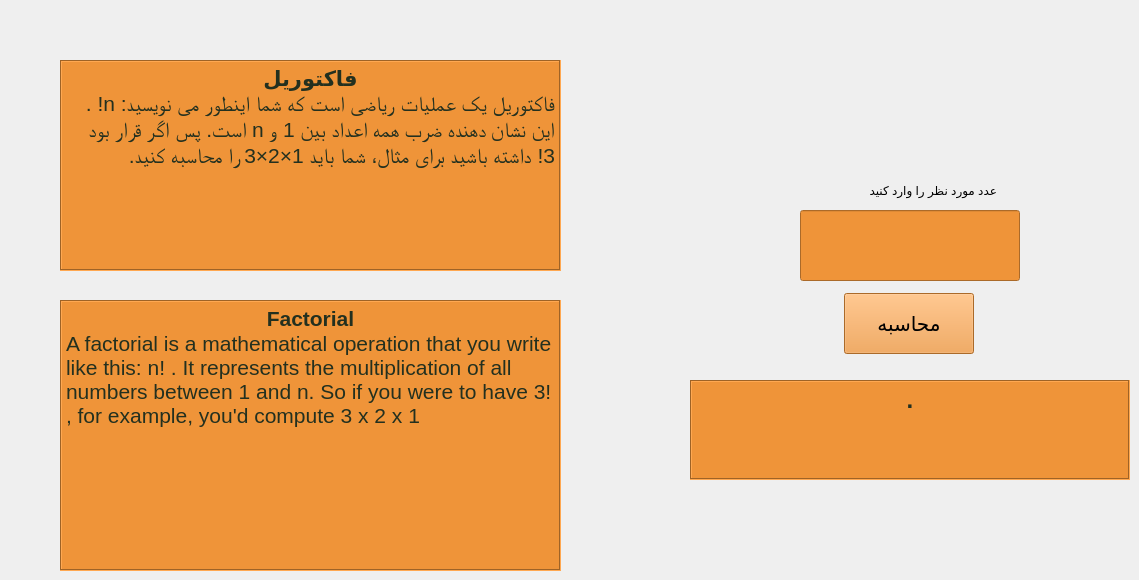
    <widget class="QWidget" name="factorial">
     <attribute name="title">
      <string>Factorial</string>
     </attribute>
     <widget class="QPushButton" name="factorial_button">
      <property name="geometry">
       <rect>
        <x>844</x>
        <y>293</y>
        <width>130</width>
        <height>61</height>
       </rect>
      </property>
      <property name="font">
       <font>
        <family>B Titr</family>
        <pointsize>15</pointsize>
        <kerning>true</kerning>
       </font>
      </property>
      <property name="cursor">
       <cursorShape>PointingHandCursor</cursorShape>
      </property>
      <property name="styleSheet">
       <string notr="true">background-color:#ef9439;</string>
      </property>
      <property name="text">
       <string>محاسبه</string>
      </property>
     </widget>
     <widget class="QTextBrowser" name="factorial_fa">
      <property name="geometry">
       <rect>
        <x>60</x>
        <y>60</y>
        <width>501</width>
        <height>211</height>
       </rect>
      </property>
      <property name="styleSheet">
       <string notr="true">background-color:#ef9439;
color:#23301f;
font: 75 8pt &quot;0 Titr Bold&quot;;</string>
      </property>
      <property name="frameShape">
       <enum>QFrame::Box</enum>
      </property>
      <property name="html">
       <string>&lt;!DOCTYPE HTML PUBLIC &quot;-//W3C//DTD HTML 4.0//EN&quot; &quot;http://www.w3.org/TR/REC-html40/strict.dtd&quot;&gt;
&lt;html&gt;&lt;head&gt;&lt;meta name=&quot;qrichtext&quot; content=&quot;1&quot; /&gt;&lt;style type=&quot;text/css&quot;&gt;
p, li { white-space: pre-wrap; }
&lt;/style&gt;&lt;/head&gt;&lt;body style=&quot; font-family:'0 Titr Bold'; font-size:8pt; font-weight:72; font-style:normal;&quot;&gt;
&lt;p align=&quot;center&quot; dir='rtl' style=&quot; margin-top:0px; margin-bottom:0px; margin-left:0px; margin-right:0px; -qt-block-indent:0; text-indent:0px;&quot;&gt;&lt;span style=&quot; font-family:'B Bad'; font-size:16pt; font-weight:600;&quot;&gt;فاکتوریل&lt;/span&gt;&lt;/p&gt;
&lt;p align=&quot;right&quot; dir='rtl' style=&quot; margin-top:0px; margin-bottom:0px; margin-left:0px; margin-right:0px; -qt-block-indent:0; text-indent:0px;&quot;&gt;&lt;span style=&quot; font-family:'B Roya'; font-size:16pt;&quot;&gt;فاکتوریل یک عملیات ریاضی است که شما اینطور می نویسید: n! . این نشان دهنده ضرب همه اعداد بین 1 و n است. پس اگر قرار بود 3! داشته باشید برای مثال، شما باید 1×2×3 را محاسبه کنید.&lt;/span&gt;&lt;/p&gt;&lt;/body&gt;&lt;/html&gt;</string>
      </property>
     </widget>
     <widget class="QTextBrowser" name="factorial_out">
      <property name="geometry">
       <rect>
        <x>690</x>
        <y>380</y>
        <width>440</width>
        <height>100</height>
       </rect>
      </property>
      <property name="styleSheet">
       <string notr="true">font: 30pt &quot;Times New Roman&quot;;
background-color:#ef9439;
color:#23301f;
text-align: center;</string>
      </property>
      <property name="frameShape">
       <enum>QFrame::Box</enum>
      </property>
      <property name="html">
       <string>&lt;!DOCTYPE HTML PUBLIC &quot;-//W3C//DTD HTML 4.0//EN&quot; &quot;http://www.w3.org/TR/REC-html40/strict.dtd&quot;&gt;
&lt;html&gt;&lt;head&gt;&lt;meta name=&quot;qrichtext&quot; content=&quot;1&quot; /&gt;&lt;style type=&quot;text/css&quot;&gt;
p, li { white-space: pre-wrap; }
&lt;/style&gt;&lt;/head&gt;&lt;body style=&quot; font-family:'Times New Roman'; font-size:30pt; font-weight:400; font-style:normal;&quot;&gt;
&lt;p align=&quot;center&quot; style=&quot; margin-top:0px; margin-bottom:0px; margin-left:0px; margin-right:0px; -qt-block-indent:0; text-indent:0px;&quot;&gt;&lt;span style=&quot; font-family:'B Roya'; font-size:18pt; font-weight:600;&quot;&gt;.&lt;/span&gt;&lt;/p&gt;&lt;/body&gt;&lt;/html&gt;</string>
      </property>
     </widget>
     <widget class="QLabel" name="factorial_label">
      <property name="geometry">
       <rect>
        <x>807</x>
        <y>170</y>
        <width>200</width>
        <height>40</height>
       </rect>
      </property>
      <property name="styleSheet">
       <string notr="true">font: 75 12pt &quot;B Titr&quot;;</string>
      </property>
      <property name="text">
       <string>   عدد مورد نظر را وارد کنید</string>
      </property>
     </widget>
     <widget class="QTextBrowser" name="factorial_en">
      <property name="geometry">
       <rect>
        <x>60</x>
        <y>300</y>
        <width>501</width>
        <height>271</height>
       </rect>
      </property>
      <property name="styleSheet">
       <string notr="true">background-color:#ef9439;
color:#23301f;
font: 22pt &quot;NPIParisa&quot;;

</string>
      </property>
      <property name="frameShape">
       <enum>QFrame::Box</enum>
      </property>
      <property name="html">
       <string>&lt;!DOCTYPE HTML PUBLIC &quot;-//W3C//DTD HTML 4.0//EN&quot; &quot;http://www.w3.org/TR/REC-html40/strict.dtd&quot;&gt;
&lt;html&gt;&lt;head&gt;&lt;meta name=&quot;qrichtext&quot; content=&quot;1&quot; /&gt;&lt;style type=&quot;text/css&quot;&gt;
p, li { white-space: pre-wrap; }
&lt;/style&gt;&lt;/head&gt;&lt;body style=&quot; font-family:'NPIParisa'; font-size:22pt; font-weight:400; font-style:normal;&quot;&gt;
&lt;p align=&quot;center&quot; style=&quot; margin-top:0px; margin-bottom:0px; margin-left:0px; margin-right:0px; -qt-block-indent:0; text-indent:0px;&quot;&gt;&lt;span style=&quot; font-family:'MS Shell Dlg 2'; font-size:16pt; font-weight:600;&quot;&gt;Factorial&lt;/span&gt;&lt;/p&gt;
&lt;p style=&quot; margin-top:0px; margin-bottom:0px; margin-left:0px; margin-right:0px; -qt-block-indent:0; text-indent:0px;&quot;&gt;&lt;span style=&quot; font-family:'MS Shell Dlg 2'; font-size:16pt; font-weight:72;&quot;&gt;A factorial is a mathematical operation that you write like this: n! . It represents the multiplication of all numbers between 1 and n. So if you were to have 3! , for example, you'd compute 3 x 2 x 1&lt;/span&gt;&lt;/p&gt;&lt;/body&gt;&lt;/html&gt;</string>
      </property>
     </widget>
     <widget class="QLineEdit" name="factorial_input">
      <property name="geometry">
       <rect>
        <x>800</x>
        <y>210</y>
        <width>220</width>
        <height>71</height>
       </rect>
      </property>
      <property name="styleSheet">
       <string notr="true">font: 20pt &quot;Times New Roman&quot;;
background-color:#ef9439;
color:#23301f;
text-align: center;</string>
      </property>
      <property name="alignment">
       <set>Qt::AlignCenter</set>
      </property>
      <property name="clearButtonEnabled">
       <bool>true</bool>
      </property>
     </widget>
    </widget>
